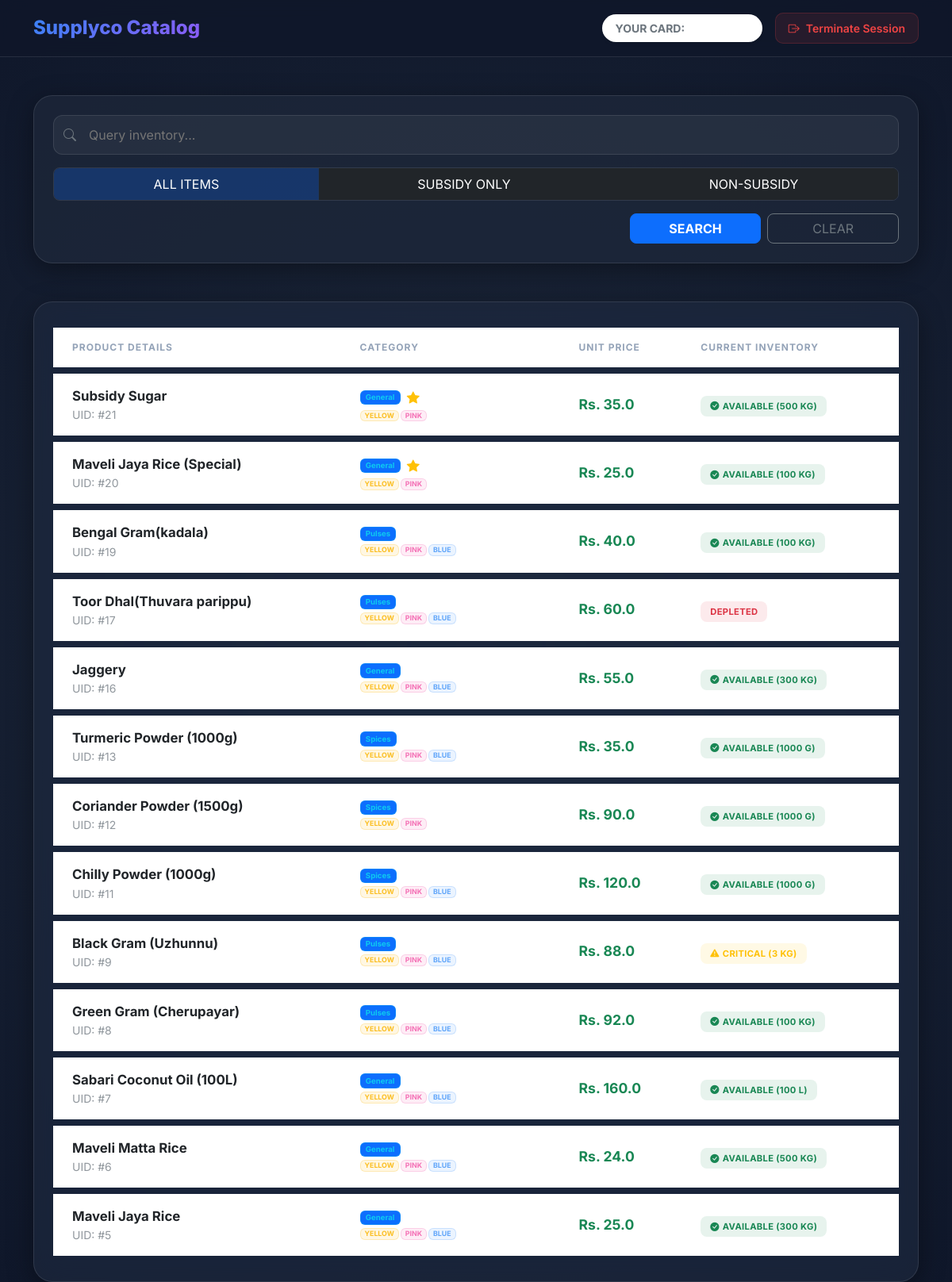
The page /products/ (signed in) on the database its author committed.
### mainapp/models.py (models this page shows, shortened)
class Product(models.Model):
    name = models.CharField(max_length=100)
    category = models.CharField(max_length=50, default='General')
    price = models.FloatField()
    quantity = models.FloatField()
    unit = models.CharField(max_length=10, choices=[
        ('kg', 'Kilogram'),
        ('g', 'Gram'),
        ('l', 'Liter'),
        ('ml', 'Milliliter'),
        ('pcs', 'Pieces'),
    ], default='kg')
    is_subsidy = models.BooleanField(default=False)
    is_eligible_yellow = models.BooleanField(default=True)
    is_eligible_pink = models.BooleanField(default=True)
    is_eligible_blue = models.BooleanField(default=True)
    is_eligible_white = models.BooleanField(default=True)
    created_at = models.DateTimeField(auto_now_add=True)
    @property
    def status_html(self):
        try:
            qty_formatted = "{:g}".format(self.quantity)
            unit_str = str(self.unit)
            if self.quantity == 0:
                return '<span class="badge-status bg-danger bg-opacity-10 text-danger">DEPLETED</span>'
            elif self.quantity < 5:
                return f'<span class="badge-status bg-warning bg-opacity-10 text-warning"><i class="bi bi-exclamation-triangle-fill me-1"></i>CRITICAL ({qty_formatted} {unit_str})</span>'
            else:
                return f'<span class="badge-status bg-success bg-opacity-10 text-success"><i class="bi bi-check-circle-fill me-1"></i>AVAILABLE ({qty_formatted} {unit_str})</span>'
        except Exception as e:
            return f'<span class="badge bg-danger">Error: {str(e)}</span>'
    @property
    def display_html(self):
        try:
            name_str = str(self.name)
            id_str = str(self.id)
            return f'<div class="fw-bold" style="color: var(--accent-blue); font-size: 1.05rem;">{name_str}</div>' + \
                   f'<div class="text-secondary small opacity-75">UID: #{id_str}</div>'
        except Exception as e:
            return f'<div class="text-danger">Display Error: {str(e)}</div>'
    @property
    def inventory_html(self):
        try:
            return f'<div class="mb-0">{self.status_html}</div>'
        except Exception as e:
            return f'<div class="text-danger">Inventory Error: {str(e)}</div>'
    @property
    def ration_eligibility_html(self):
        try:
            items = []
            cards = [
                ('YELLOW', self.is_eligible_yellow, '#fbbf24'),
                ('PINK', self.is_eligible_pink, '#f472b6'),
                ('BLUE', self.is_eligible_blue, '#60a5fa'),
                ('WHITE', self.is_eligible_white, '#ffffff'),
            ]
            for name, is_elig, color in cards:
                if is_elig:
                    items.append(f'<span class="badge" style="background: {color}20; color: {color}; border: 1px solid {color}40; font-size: 0.55rem; padding: 2px 5px; margin-right: 2px; font-weight: 700;">{name}</span>')
                else:
                    items.append(f'<span class="badge" style="background: rgba(255,255,255,0.03); color: rgba(255,255,255,0.15); border: 1px solid rgba(255,255,255,0.05); font-size: 0.55rem; padding: 2px 5px; margin-right: 2px; text-decoration: line-through; filter: grayscale(1);">{name}</span>')
            return f'<div class="d-flex align-items-center mt-1">{"".join(items)}</div>'
        except Exception:
            return ''
    @property
    def category_badge_html(self):
        try:
            cat_str = str(self.category)
            return f'<span class="badge bg-primary bg-opacity-20 text-info border border-info border-opacity-25 badge-premium" style="font-size: 0.6rem;">{cat_str}</span>'
        except Exception as e:
            return f'<span class="badge bg-danger">Error: {str(e)}</span>'

### mainapp/views.py (the view)
# urls.py: path('products/', views.user_products, name='user_products'),
@login_required
@user_passes_test(is_customer)
def user_products(request):
    query = request.GET.get('q')
    if query:
        products = Product.objects.filter(Q(name__icontains=query) | Q(category__icontains=query))
    else:
        products = Product.objects.all()
    subsidy_filter = request.GET.get('subsidy')
    if subsidy_filter == 'yes':
        products = products.filter(is_subsidy=True)
    elif subsidy_filter == 'no':
        products = products.filter(is_subsidy=False)
    products = products.order_by('-id')
    context = {
        'products': products,
        'user_card_color': request.user.profile.ration_card_color if hasattr(request.user, 'profile') else 'white'
    }
    is_ajax = request.headers.get('X-Requested-With') == 'XMLHttpRequest' or request.GET.get('ajax') == '1'
    if is_ajax:
        response = render(request, 'partials/product_table_rows.html', context)
        response['Vary'] = 'X-Requested-With'
        response['Cache-Control'] = 'no-store, no-cache, must-revalidate, max-age=0'
        response['Pragma'] = 'no-cache'
        return response
    return render(request, 'products.html', context)

### mainapp/views.py (called while the page is built)
def is_customer(user):
    try:
        return user.profile.role == 'user'
    except Profile.DoesNotExist:
        return not user.is_staff

### mainapp/templates/products.html (shortened to what this page needs)
<!DOCTYPE html>
<html lang="en">
<head>
    <link href="https://cdn.jsdelivr.net/npm/bootstrap@5.3.0/dist/css/bootstrap.min.css" rel="stylesheet">
    <link rel="stylesheet" href="https://cdn.jsdelivr.net/npm/bootstrap-icons@1.10.0/font/bootstrap-icons.css">
</head>
<body class="bg-dark">
    <nav class="premium-nav mb-5">
        <div class="container d-flex justify-content-between align-items-center">
            <h4 class="gradient-text mb-0">Supplyco Catalog</h4>
            <div class="d-flex align-items-center gap-3">
                {% if user_card_color %}
                <div class="d-flex align-items-center bg-white bg-opacity-5 rounded-pill px-3 py-1 border border-white border-opacity-10 shadow-sm">
                    <span class="text-secondary small fw-bold me-2">YOUR CARD:</span>
                    <span class="badge rounded-pill badge-card-{{ user_card_color }}" style="font-size: 0.75rem; letter-spacing: 1px; padding: 0.35rem 0.8rem;">
                    </span>
                </div>
                {% endif %}
                <a href="{% url 'user_logout' %}" class="logout-btn text-decoration-none small">
                    <i class="bi bi-box-arrow-right me-2"></i>Terminate Session
                </a>
            </div>
        </div>
    </nav>
    <div class="container">
        <div class="row mb-4">
            <div class="col-12 animate-up">
                <div class="glass-card p-4 mb-4">
                    <form method="GET" action="{% url 'user_products' %}" id="user-filter-form">
                        <div class="row align-items-center">
                            <div class="col-lg-12 mb-3">
                                <div class="search-container">
                                    <i class="bi bi-search text-secondary me-2"></i>
                                    <input type="text" name="q" id="user-search-q" class="search-input"
                                        placeholder="Query inventory..." value="{{ request.GET.q|default:'' }}">
                                </div>
                            </div>
                            <div class="col-lg-12 mb-3">
                                <div
                                    class="btn-group w-100 rounded-3 overflow-hidden border border-white border-opacity-10 user-subsidy-buttons">
                                    <button type="button" data-subsidy="all"
                                        class="btn btn-dark border-0 py-2 user-filter-btn {% if not request.GET.subsidy or request.GET.subsidy == 'all' %}active bg-primary bg-opacity-25{% endif %}">
                                        ALL ITEMS
                                    </button>
                                    <button type="button" data-subsidy="yes"
                                        class="btn btn-dark border-0 py-2 user-filter-btn {% if request.GET.subsidy == 'yes' %}active bg-warning bg-opacity-25 text-warning{% endif %}">
                                        SUBSIDY ONLY
                                    </button>
                                    <button type="button" data-subsidy="no"
                                        class="btn btn-dark border-0 py-2 user-filter-btn {% if request.GET.subsidy == 'no' %}active bg-info bg-opacity-25 text-info{% endif %}">
                                        NON-SUBSIDY
                                    </button>
                                </div>
                            </div>
                            <div class="col-lg-4 d-flex gap-2 ms-auto">
                                <button type="submit" class="btn btn-primary w-100 rounded-3 fw-bold">SEARCH</button>
                                <a href="{% url 'user_products' %}"
                                    class="btn btn-outline-secondary w-100 rounded-3">CLEAR</a>
                            </div>
                        </div>
                    </form>
                </div>
            </div>
        </div>
        <div class="glass-card p-4 animate-up" style="animation-delay: 0.2s;">
            <div class="table-responsive">
                <table class="table custom-table mb-0">
                    <thead class="bg-light border-0">
                        <tr>
                            <th class="ps-4 py-3 border-0">Product Details</th>
                            <th class="py-3 border-0">Category</th>
                            <th class="py-3 border-0">Unit Price</th>
                            <th class="py-3 border-0">Current Inventory</th>
                        </tr>
                    </thead>
                    <tbody>
                        {% include "partials/product_table_rows.html" %}
                    </tbody>
                </table>
            </div>
        </div>
    </div>
</body>
</html>

### mainapp/templates/partials/product_table_rows.html (shortened to what this page needs)
{% for product in products %}
<tr class="hover-row" id="user-product-row-{{ product.id }}">
    <td class="ps-4 py-3" id="user-info-{{ product.id }}">
        {{ product.display_html|safe }}
    </td>
    <td class="py-3" id="user-category-{{ product.id }}">
        <div class="d-flex align-items-center flex-wrap gap-2 mb-1">
            {{ product.category_badge_html|safe }}
            {% if product.is_subsidy %}
            <i class="bi bi-star-fill text-warning" title="Subsidy Item"></i>
            {% endif %}
        </div>
        {{ product.ration_eligibility_html|safe }}
    </td>
    <td class="py-3 fw-bold text-success" id="user-price-{{ product.id }}" style="font-size: 1.1rem;">Rs. {{ product.price }}</td>
    <td class="py-3" id="user-inventory-{{ product.id }}">
        {{ product.inventory_html|safe }}
    </td>
</tr>
{% endfor %}

### mainapp/templates/products.html (style rules this page uses)
:root { --glass-bg: rgba(30, 41, 59, 0.7); --glass-border: rgba(255, 255, 255, 0.1); --primary-gradient: linear-gradient(135deg, #3b82f6, #8b5cf6); }
body { background: radial-gradient(circle at center, #1e293b, #0f172a); color: #f1f5f9; font-family: 'Inter', sans-serif; min-height: 100vh; }
.premium-nav { background: rgba(15, 23, 42, 0.8); backdrop-filter: blur(10px); border-bottom: 1px solid var(--glass-border); padding: 1rem 0; position: sticky; top: 0; z-index: 1000; }
.glass-card { background: var(--glass-bg); backdrop-filter: blur(20px) saturate(160%); -webkit-backdrop-filter: blur(20px) saturate(160%); border: 1px solid var(--glass-border); border-radius: 24px; box-shadow: 0 8px 32px 0 rgba(0, 0, 0, 0.37); overflow: hidden; transition: transform 0.3s ease; }
.gradient-text { background: var(--primary-gradient); -webkit-background-clip: text; background-clip: text; -webkit-text-fill-color: transparent; font-weight: 800; }
.search-container { background: rgba(255, 255, 255, 0.05); border: 1px solid rgba(255, 255, 255, 0.1); border-radius: 12px; padding: 4px 12px; display: flex; align-items: center; }
.search-input { background: transparent; border: none; color: white; padding: 8px; width: 100%; }
.custom-table { color: #e2e8f0; border-collapse: separate; border-spacing: 0 8px; font-family: 'Inter', sans-serif; }
.custom-table tr { background: rgba(255, 255, 255, 0.02); transition: all 0.2s; }
.custom-table td, .custom-table th { padding: 1.25rem 1rem; border: none; vertical-align: middle; }
.custom-table thead th { color: #94a3b8; font-size: 0.75rem; text-transform: uppercase; letter-spacing: 1px; }
.badge-status { padding: 6px 12px; border-radius: 8px; font-weight: 700; font-size: 0.7rem; letter-spacing: 0.02rem; font-family: 'Inter', sans-serif; text-transform: uppercase; }
.logout-btn { background: rgba(239, 68, 68, 0.1); color: #ef4444; border: 1px solid rgba(239, 68, 68, 0.2); border-radius: 10px; padding: 8px 16px; font-weight: 600; }
.animate-up { animation: slideUp 0.6s cubic-bezier(0.16, 1, 0.3, 1) forwards; }
.badge-card-white { color: #ffffff !important; background: rgba(255, 255, 255, 0.15); border: 1px solid rgba(255, 255, 255, 0.3); }

### rows shown on the page
Product: display_html "Subsidy Sugar UID: #21", category_badge_html "General", is_subsidy True (drawn), ration_eligibility_html "YELLOW PINK", price "35.0", inventory_html "AVAILABLE (500 KG)"
Product: display_html "Maveli Jaya Rice (Special) UID: #20", category_badge_html "General", is_subsidy True (drawn), ration_eligibility_html "YELLOW PINK", price "25.0", inventory_html "AVAILABLE (100 KG)"
Product: display_html "Bengal Gram(kadala) UID: #19", category_badge_html "Pulses", ration_eligibility_html "YELLOW PINK BLUE", price "40.0", inventory_html "AVAILABLE (100 KG)"
Product: display_html "Toor Dhal(Thuvara parippu) UID: #17", category_badge_html "Pulses", ration_eligibility_html "YELLOW PINK BLUE", price "60.0", inventory_html "DEPLETED"
Product: display_html "Jaggery UID: #16", category_badge_html "General", ration_eligibility_html "YELLOW PINK BLUE", price "55.0", inventory_html "AVAILABLE (300 KG)"
Product: display_html "Turmeric Powder (1000g) UID: #13", category_badge_html "Spices", ration_eligibility_html "YELLOW PINK BLUE", price "35.0", inventory_html "AVAILABLE (1000 G)"
Product: display_html "Coriander Powder (1500g) UID: #12", category_badge_html "Spices", ration_eligibility_html "YELLOW PINK", price "90.0", inventory_html "AVAILABLE (1000 G)"
Product: display_html "Chilly Powder (1000g) UID: #11", category_badge_html "Spices", ration_eligibility_html "YELLOW PINK BLUE", price "120.0", inventory_html "AVAILABLE (1000 G)"
Product: display_html "Black Gram (Uzhunnu) UID: #9", category_badge_html "Pulses", ration_eligibility_html "YELLOW PINK BLUE", price "88.0", inventory_html "CRITICAL (3 KG)"
Product: display_html "Green Gram (Cherupayar) UID: #8", category_badge_html "Pulses", ration_eligibility_html "YELLOW PINK BLUE", price "92.0", inventory_html "AVAILABLE (100 KG)"
Product: display_html "Sabari Coconut Oil (100L) UID: #7", category_badge_html "General", ration_eligibility_html "YELLOW PINK BLUE", price "160.0", inventory_html "AVAILABLE (100 L)"
Product: display_html "Maveli Matta Rice UID: #6", category_badge_html "General", ration_eligibility_html "YELLOW PINK BLUE", price "24.0", inventory_html "AVAILABLE (500 KG)"
Product: display_html "Maveli Jaya Rice UID: #5", category_badge_html "General", ration_eligibility_html "YELLOW PINK BLUE", price "25.0", inventory_html "AVAILABLE (300 KG)"
